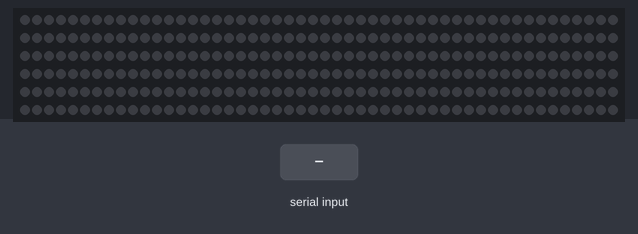
This sketch was run on a simulated Arduino Uno, built with avr-gcc and run on an emulated ATmega328P. Shown: 300 RGB LEDs in strip order, left to right, continuing on the next row. The test bench sets the inputs (shaded band). What the sketch prints to the serial monitor is not drawn.

Above: at 1.2 s.
1.3 s: "90,45\n" received over Serial
At 1.7 s:
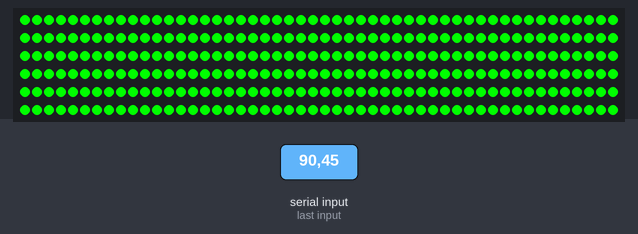
2.8 s: "c90\n" received over Serial
At 4.0 s:
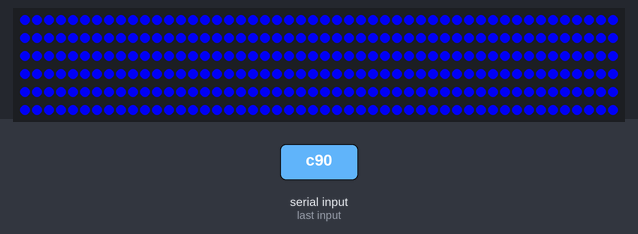
4.3 s: "o90\n" received over Serial
At 5.2 s:
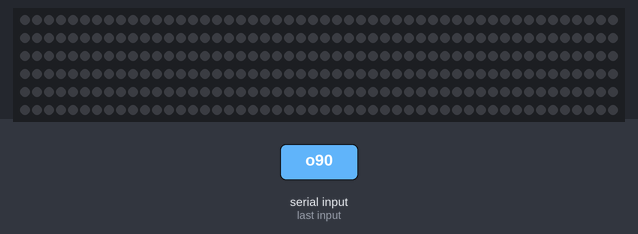
5.8 s: "30,150\n" received over Serial
At 6.3 s:
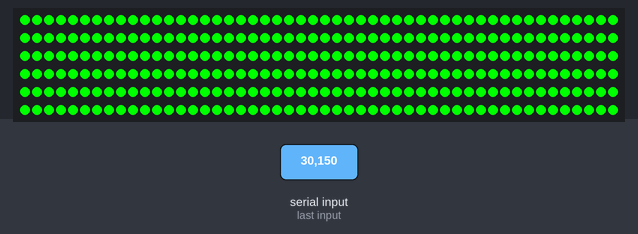
7.3 s: "b,45\n" received over Serial
Timing chart, 0 to 10.3 s (numbered marks = the images above; inputs shaded):
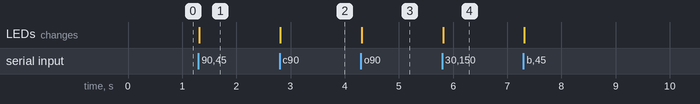

Measured:
- after the input at 1.3 s, the LEDs: change at once (image 1)
- after the input at 2.8 s, the LEDs: change at once (image 2)
- after the input at 4.3 s, the LEDs: change at once (image 3)
- after the input at 5.8 s, the LEDs: change at once (image 4)

The sketch:

ledCtrlFrmWebsite.ino
```cpp
#include "FastLED.h"
#define NUM_LEDS 300
#define DATA_PIN 6
#define MAX_BRIGHTNESS 255


/// to do
//make brightness while loop return the action code
// to stop the while loop
CRGB leds[NUM_LEDS];

bool powerBtn(int);
char changeBrightness();
char changeColor();
void clearSerial();
void waitForInput();
//bool powerOff = true;


void setup()
{
  FastLED.addLeds<WS2811,DATA_PIN>(leds, NUM_LEDS);
  Serial.begin(9600);
  Serial.setTimeout(5);
}

//implement all functionalaity in case statement
//make sure each function returns a new action
void loop()
{
  int powerCounter = 0, colorCounter = 0;
  char newLedAction = 'o'; // any website action will turn leds on
  bool powerOff = false;
  clearSerial();
  waitForInput();

  while(!powerOff)
  {
    Serial.print(newLedAction);
    switch(newLedAction)
    {
      case 'b':
        newLedAction = changeBrightness();
        break;
      case 'c':
        newLedAction = changeColor(colorCounter+=1);
        break;
      case 'o':
       powerOff = powerBtn(powerCounter+=1);
       //powering it off makes it wait for power on input
      default:
       clearSerial();
       waitForInput();
       newLedAction = Serial.read();
       break;
    }
  }
}

char changeBrightness()
{
  int brightnessPrev;
  clearSerial();
  waitForInput();
  char action = Serial.read();
  int brightness = Serial.parseInt();

  while(brightness)
  {
    Serial.print(brightness);
    //brightnessPrev = brightness;
    FastLED.setBrightness(MAX_BRIGHTNESS * (brightness)/100);
    FastLED.show();
    clearSerial();
    waitForInput();
    action = Serial.read();
    if(action != ' ' || action != 'b')
      return action;
    brightness = Serial.parseInt();
  }
 }

bool powerBtn(int tempCounter)
{
  bool powerOff = false;

  if(tempCounter % 2)
    fill_solid(leds,NUM_LEDS,CRGB(0,255,0));
  else
  {
    FastLED.clear();
    powerOff = true;
  }
  FastLED.show();
  return powerOff;
}
char changeColor(int tempCounter)
{
  if(tempCounter % 2)
    fill_solid(leds,NUM_LEDS,CRGB(0,0,225));
  else
    fill_solid(leds,NUM_LEDS,CRGB(0,255,0));

  FastLED.show();
  clearSerial();
  waitForInput();
  return Serial.read();
}

void clearSerial()
{
  while(Serial.available())
     Serial.read();
}
void waitForInput()
{
  while(!Serial.available());
}
```
